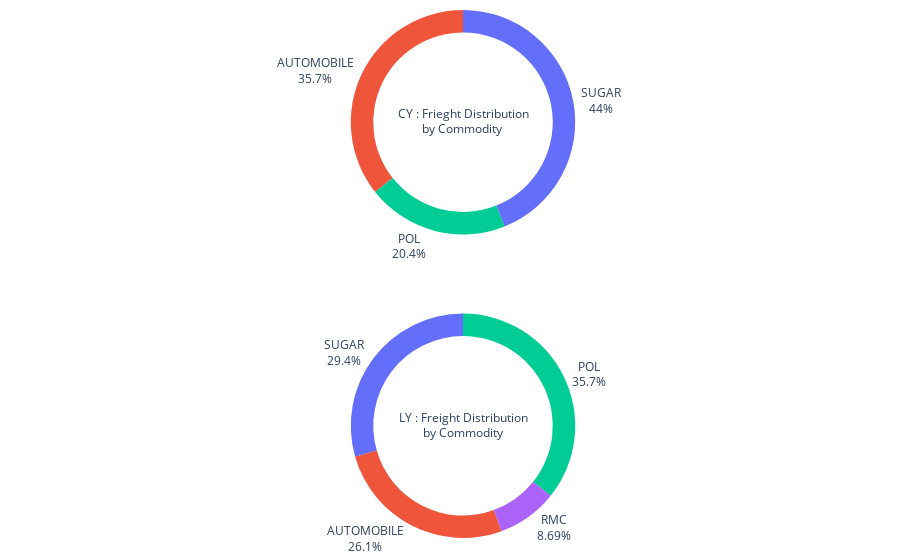

Notebook code for this chart:
### Code cell
from plotly.subplots import make_subplots
import plotly.graph_objects as go

def plot_pie_chart(current_year_commoditywise_ouward_df,previous_year_commoditywise_outward_df):
    df_filtered = current_year_commoditywise_ouward_df[class_object.current_year_commoditywise_ouward_df['freight'] > (class_object.current_year_commoditywise_ouward_df['freight']*0.001)]
    df_filtered_ly = previous_year_commoditywise_outward_df[class_object.previous_year_commoditywise_outward_df['freight'] > (class_object.previous_year_commoditywise_outward_df['freight'].sum()*0.001)]

    fig = make_subplots(rows=2, cols=1, specs=[[{'type':'domain'}], [{'type':'domain'}]])

    # Extract values and names from the filtered DataFrame
    values = df_filtered['freight']
    names = df_filtered['commodity']
    values_ly = df_filtered_ly['freight']
    names_ly = df_filtered_ly['commodity']
    # Add pie charts to the subplots
    fig.add_trace(go.Pie(values=values, labels=names, title=f'CY : Frieght Distribution<br>by Commodity ',textinfo='label+percent', showlegend=False,insidetextorientation='radial'), row=1, col=1)
    fig.add_trace(go.Pie(values=values_ly, labels=names_ly, title=f'LY : Freight Distribution<br>by Commodity',textinfo='label+percent', showlegend=False,insidetextorientation='radial'), row=2, col=1)
    fig.update_traces(hole=.8, hoverinfo="label+percent+name")
    fig.update_layout(
        margin=dict(t=10, b=10,r=10),
        legend=dict(
            x=0.01,  # Change the x-coordinate of the legend
            y=1.15, # Change the y-coordinate of the legend
            traceorder='normal',  # Order of the legend items
            font=dict(
                family='sans-serif',
                size=10,
                color='black'
            ),
            bgcolor='rgba(255, 255, 255, 0.5)',  # Background color of the legend
            bordercolor='rgba(0, 0, 0, 0.5)',  # Border color of the legend
            borderwidth=1,  # Border width of the legend
            orientation='v',
        ),
    )
    return fig.show()
plot_pie_chart(class_object.current_year_commoditywise_ouward_df, class_object.previous_year_commoditywise_outward_df)

### Figure 1 — Plotly figure (JSON) as saved in the notebook; plotly's stock layout.template omitted (floating-point values rounded to 4 significant figures)
{"data": [{"domain": {"x": [0, 1], "y": [0.575, 1]}, "hole": 0.8, "hoverinfo": "label+percent+name", "insidetextorientation": "radial", "labels": ["SUGAR", "POL", "AUTOMOBILE"], "showlegend": false, "textinfo": "label+percent", "title": {"text": "CY : Frieght Distribution<br>by Commodity "}, "type": "pie", "values": [166.3, 77, 135]}, {"domain": {"x": [0, 1], "y": [0, 0.425]}, "hole": 0.8, "hoverinfo": "label+percent+name", "insidetextorientation": "radial", "labels": ["SUGAR", "POL", "AUTOMOBILE", "RMC"], "showlegend": false, "textinfo": "label+percent", "title": {"text": "LY : Freight Distribution<br>by Commodity"}, "type": "pie", "values": [901097, 1093616, 800236, 265937]}], "layout": {"legend": {"bgcolor": "rgba(255, 255, 255, 0.5)", "bordercolor": "rgba(0, 0, 0, 0.5)", "borderwidth": 1, "font": {"color": "black", "family": "sans-serif", "size": 10}, "orientation": "v", "traceorder": "normal", "x": 0.01, "y": 1.15}, "margin": {"b": 10, "r": 10, "t": 10}}}
